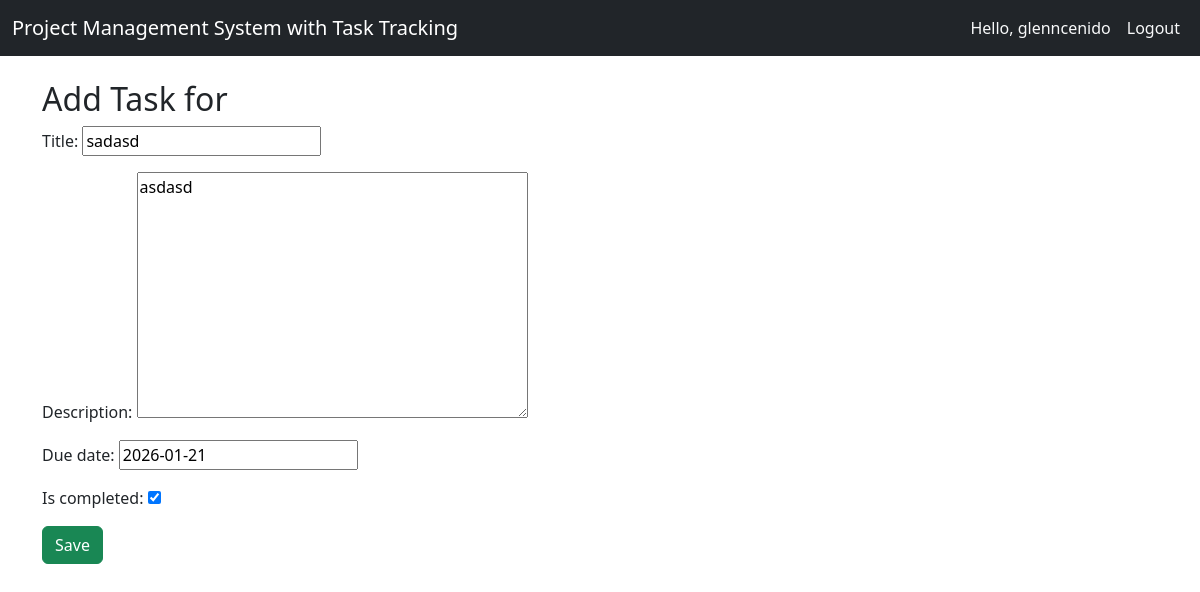
The app's page /task/update/12/ (signed in) with its own data.
### projectmanager/models.py (models this page shows, shortened)
class Task(models.Model):
    project = models.ForeignKey(Project, on_delete=models.CASCADE, related_name='tasks')
    title = models.CharField(max_length=200)
    description = models.TextField()
    is_completed = models.BooleanField(default=False)
    due_date = models.DateField(null=True, blank=True)
    created_at = models.DateTimeField(auto_now_add=True)

### projectmanager/views.py (the view)
# urls.py: path('task/update/<int:task_id>/', views.task_update, name='task_update'),
@login_required
def task_update(request, task_id):
    task = get_object_or_404(Task, id=task_id, project__owner=request.user)  # Make sure the task belongs to the user
    if request.method == 'POST':
        form = TaskForm(request.POST, instance=task)
        if form.is_valid():
            form.save()
            return redirect('project_detail', project_id=task.project.id)  # Redirect back to the project details page
    else:
        form = TaskForm(instance=task)
    return render(request, 'task_form.html', {'form': form, 'task': task})

### projectmanager/forms.py
class TaskForm(forms.ModelForm):
    class Meta:
        model = Task
        fields = ['title', 'description', 'due_date', 'is_completed']

### projectmanager/templates/task_form.html (shortened to what this page needs)
{% extends 'base.html' %}
{% block content %}
<h2>Add Task for {{ project.name }}</h2>
<form method="post">
    {{ form.as_p }}
    <button type="submit" class="btn btn-success">Save</button>
</form>
{% endblock %}

### projectmanager/templates/base.html (shortened to what this page needs)
<!DOCTYPE html>
<html lang="en">
<head>
    <link href="https://cdn.jsdelivr.net/npm/bootstrap@5.3.0/dist/css/bootstrap.min.css" rel="stylesheet">
</head>
<body>
<nav class="navbar navbar-expand-lg navbar-dark bg-dark mb-4">
  <div class="container-fluid">
    <a class="navbar-brand" href="{% url 'home' %}">Project Management System with Task Tracking</a>
    <div class="collapse navbar-collapse">
      <ul class="navbar-nav ms-auto">
        {% if user.is_authenticated %}
          <li class="nav-item">
            <span class="nav-link text-light">Hello, {{ user.username }}</span>
          </li>
          <li class="nav-item">
            <form method="POST" action="{% url 'logout' %}" class="d-inline">
              <button type="submit" class="btn btn-link nav-link text-light">Logout</button>
            </form>
          </li>
        {% endif %}
      </ul>
    </div>
  </div>
</nav>
<div class="container">
    {% block content %}
    {% endblock %}
</div>
</body>
</html>

### records on screen
Task: title "sadasd", description "asdasd", due_date "2026-01-21", is_completed "☑"

### other values on screen
{{ user.username }} "glenncenido"
